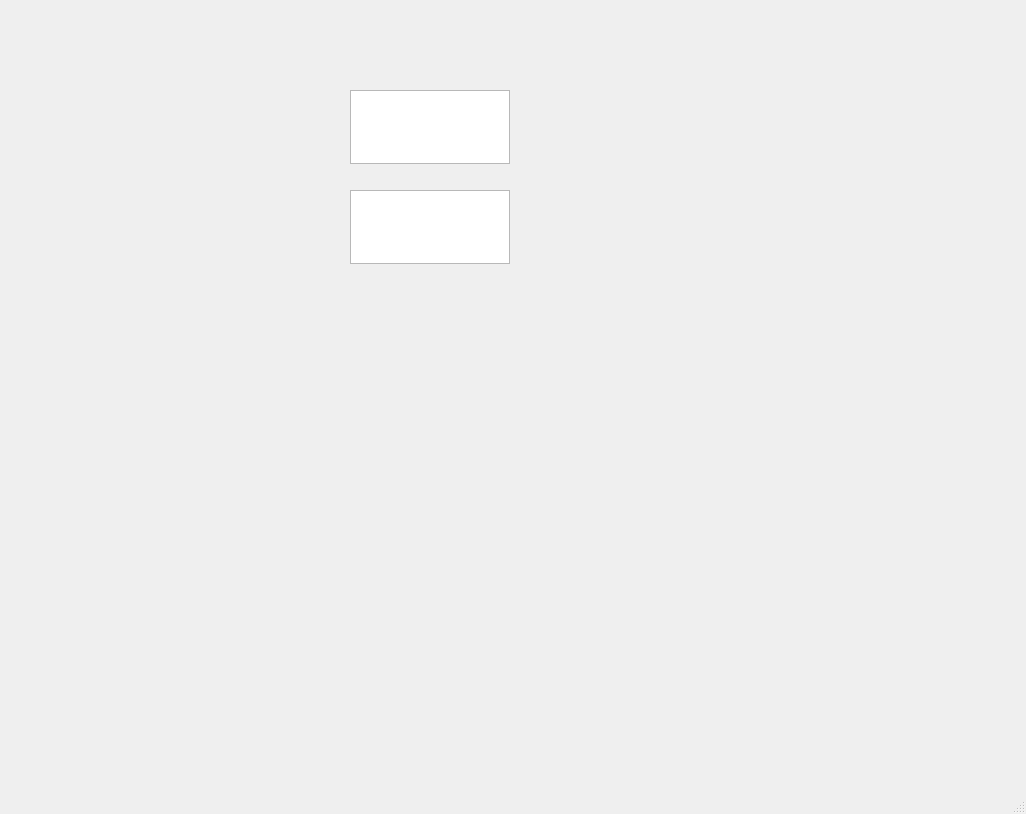
<?xml version="1.0" encoding="UTF-8"?>
<ui version="4.0">
 <class>MainWindow</class>
 <widget class="QMainWindow" name="MainWindow">
  <property name="geometry">
   <rect>
    <x>0</x>
    <y>0</y>
    <width>1026</width>
    <height>814</height>
   </rect>
  </property>
  <property name="windowTitle">
   <string>MainWindow</string>
  </property>
  <widget class="QWidget" name="centralwidget">
   <widget class="QWidget" name="verticalLayoutWidget">
    <property name="geometry">
     <rect>
      <x>350</x>
      <y>90</y>
      <width>160</width>
      <height>174</height>
     </rect>
    </property>
    <layout class="QVBoxLayout" name="verticalLayout">
     <item>
      <widget class="QTextEdit" name="textEdit"/>
     </item>
     <item>
      <spacer name="horizontalSpacer">
       <property name="orientation">
        <enum>Qt::Horizontal</enum>
       </property>
       <property name="sizeHint" stdset="0">
        <size>
         <width>40</width>
         <height>20</height>
        </size>
       </property>
      </spacer>
     </item>
     <item>
      <widget class="QTextEdit" name="textEdit_2"/>
     </item>
    </layout>
   </widget>
  </widget>
  <widget class="QMenuBar" name="menubar">
   <property name="geometry">
    <rect>
     <x>0</x>
     <y>0</y>
     <width>1026</width>
     <height>21</height>
    </rect>
   </property>
  </widget>
  <widget class="QStatusBar" name="statusbar"/>
 </widget>
 <resources/>
 <connections/>
</ui>
